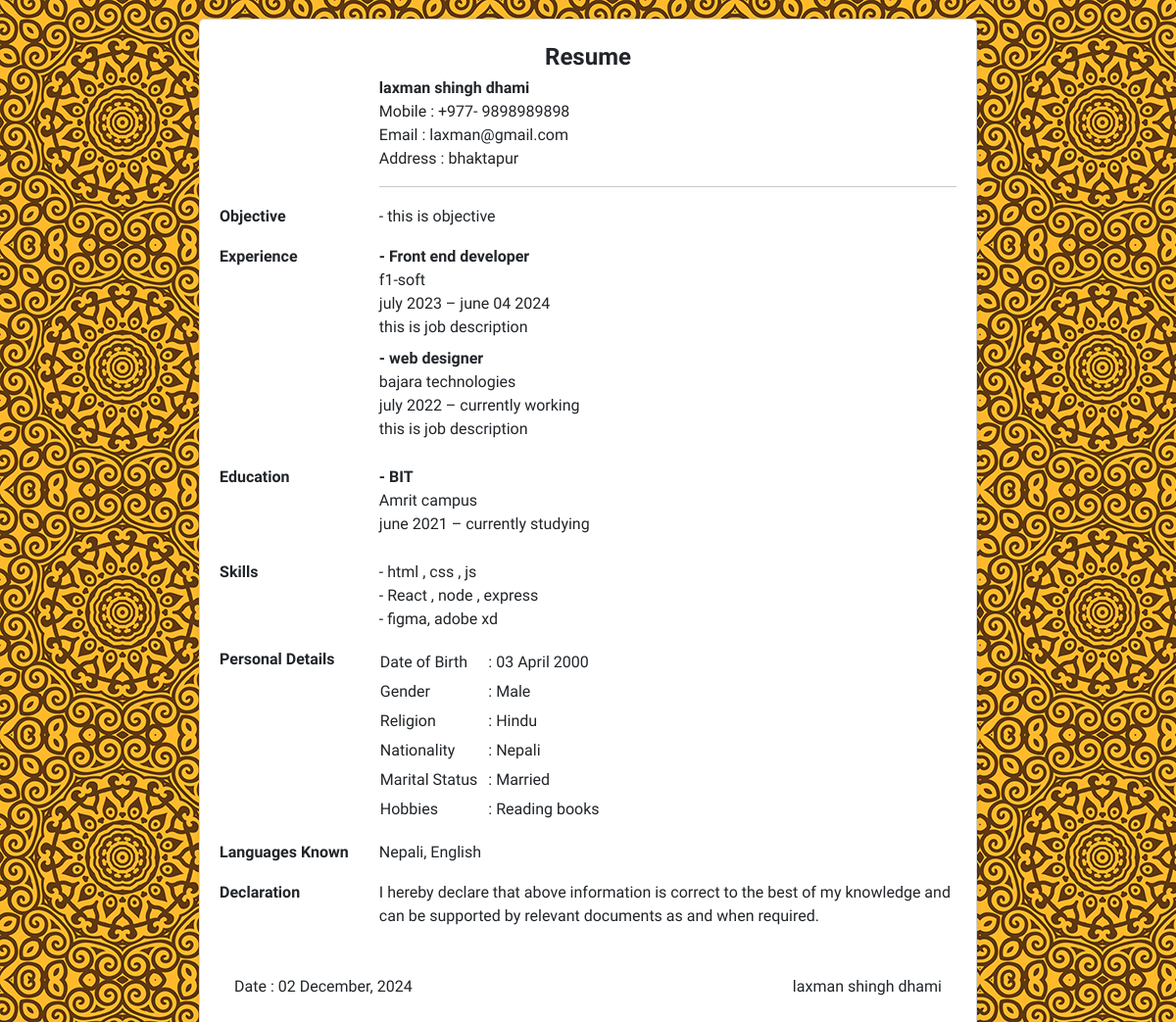
The page /resume.php?resume=S7W7kZ2q54xg1VMD on the database its author committed.
### tables this page shows
CREATE TABLE `resumes` (
  `id` int(11) NOT NULL,
  `user_id` int(11) NOT NULL,
  `full_name` varchar(250) NOT NULL,
  `email_id` varchar(250) NOT NULL,
  `mobile_no` varchar(20) NOT NULL,
  `dob` varchar(20) NOT NULL,
  `gender` varchar(50) NOT NULL,
  `religion` varchar(50) NOT NULL,
  `nationality` varchar(50) NOT NULL,
  `marital_status` varchar(30) NOT NULL,
  `hobbies` varchar(250) NOT NULL,
  `languages` varchar(250) NOT NULL,
  `address` text NOT NULL,
  `objective` text NOT NULL,
  `slug` varchar(250) NOT NULL,
  `updated_at` int(20) NOT NULL,
  `resume_title` varchar(250) NOT NULL,
  `background` varchar(250) NOT NULL DEFAULT '"',
  `font` varchar(250) NOT NULL DEFAULT '''Poppins'', sans-serif'
);

CREATE TABLE `experiences` (
  `id` int(11) NOT NULL,
  `resume_id` int(11) NOT NULL,
  `position` varchar(250) NOT NULL,
  `company` varchar(250) NOT NULL,
  `job_desc` text NOT NULL,
  `started` varchar(250) NOT NULL,
  `ended` varchar(250) NOT NULL
);

CREATE TABLE `educations` (
  `id` int(11) NOT NULL,
  `resume_id` int(11) NOT NULL,
  `course` varchar(250) NOT NULL,
  `institute` varchar(250) NOT NULL,
  `started` varchar(100) NOT NULL,
  `ended` varchar(250) NOT NULL
);

CREATE TABLE `skills` (
  `id` int(11) NOT NULL,
  `resume_id` int(11) NOT NULL,
  `skill` text NOT NULL
);

### resume.php (the view, shortened to what this page needs)
<?php
require 'assets/class/database.class.php';
$slug= $_GET['resume']??'';
$resumes = $db->query("SELECT * FROM resumes WHERE (slug='$slug') ");
$resume = $resumes->fetch_assoc();
$exps = $db->query("SELECT * FROM experiences WHERE (resume_id=".$resume['id'].") ");
$exps = $exps->fetch_all(1);
$edus = $db->query("SELECT * FROM educations WHERE (resume_id=".$resume['id'].") ");
$edus = $edus->fetch_all(1);
$skills = $db->query("SELECT * FROM skills WHERE (resume_id=".$resume['id'].") ");
$skills = $skills->fetch_all(1);
?>
<!DOCTYPE html>
<html lang="en">
<head>
    <link href="https://cdn.jsdelivr.net/npm/bootstrap@5.3.2/dist/css/bootstrap.min.css" rel="stylesheet"
>
    <link rel="stylesheet" href="https://cdn.jsdelivr.net/npm/bootstrap-icons@1.11.0/font/bootstrap-icons.css">
</head>
<body>
<div class="page" style="font-family:<?=$resume['font']?>">
    <div class="subpage">
        <table class="w-100">
            <tbody>
                <tr>
                    <td colspan="2" class="text-center fw-bold fs-4">Resume</td>
                </tr>
                <tr>
                    <td></td>
                    <td class="personal-info zsection">
                        <div class="fw-bold name"><?=$resume['full_name']?></div>
                        <div>Mobile : <span class="mobile">+977- <?=$resume['mobile_no']?></span></div>
                        <div>Email : <span class="email"><?=$resume['email_id']?></span></div>
                        <div>Address : <span class="address"><?=$resume['address']?></span></div>
                        <hr>
                    </td>
                </tr>
                <tr class="objective-section zsection">
                    <td class="fw-bold align-top text-nowrap pr title">Objective</td>
                    <td class="pb-3 objective">
                        <?=$resume['objective']?>
                    </td>
                </tr>
                <tr class="experience-section zsection">
                    <td class="fw-bold align-top text-nowrap pr title">Experience</td>
                    <td class="pb-3 experiences">
                    <?php
if($exps){
 foreach($exps as $exp){
?>
<div class="experience mb-2">
                            <div class="fw-bold">- <span class="job-role"><?=$exp['position']?>
                            </div>
                            <div class="company"><?=$exp['company']?></div>
                            <div><span class="working-from"><?=$exp['started']?></span> – <span class="working-to"><?=$exp['ended']?></span></div>
                            <div class="work-description"><?=$exp['job_desc']?></div>
                        </div>
<?php
                        }
                    }else{
                        ?>
                        <div class="experience mb-2">
                            <div class="company">No experience to show.</div>
                        </div>
                         <?php
                    }
                       ?>
                    </td>
                </tr>
                <tr class="education-section zsection">
                    <td class="fw-bold align-top text-nowrap pr title">Education</td>
                    <td class="pb-3 educations">
 <?php
if($edus){
 foreach($edus as $edu){
?>
 <div class="education mb-2">
                            <div class="fw-bold">- <span class="course"><?=$edu['course']?></span></div>
                            <div class="institute"><?=$edu['institute']?></div>
                            <div><span class="working-from"><?=$edu['started']?></span> – <span class="working-to"><?=$edu['ended']?></span></div>
                        </div>
<?php
                        }
                    }else{
                        ?>
                        <div class="education mb-2">
                            <div class="institute">No education to show.</div>
                        </div>
                         <?php
                    }
                       ?>
                    </td>
                </tr>
                <tr class="skills-section zsection">
                    <td class="fw-bold align-top text-nowrap pr title">Skills</td>
                    <td class="pb-3 skills">
                    <?php
                    if($skills){
                        foreach($skills as $skill){
                            ?>
                        <div class="skill">- <?=$skill['skill']?></div>
                            <?php
                        }
                    }else{
                        ?>
                        <div class="skill">-No skill to show.</div>
                       <?php
                    }
                    ?>
                    </td>
                </tr>
                <tr class="personal-details-section zsection">
                    <td class="fw-bold align-top text-nowrap pr title">Personal Details</td>
                    <td class="pb-3">
                        <table class="pd-table">
                            <tr>
                                <td>Date of Birth</td>
                                <td>: <span class="date-of-birth"><?=date('d F Y',strtotime($resume['dob']))?></span></td>
                            </tr>
                            <tr>
                                <td>Gender</td>
                                <td>: <span class="gender"><?=$resume['gender']?></span></td>
                            </tr>
                            <tr>
                                <td>Religion</td>
                                <td>: <span class="religion"><?=$resume['religion']?></span></td>
                            </tr>
                            <tr>
                                <td>Nationality</td>
                                <td>: <span class="nationality"><?=$resume['nationality']?></span></td>
                            </tr>
                            <tr>
                                <td>Marital Status</td>
                                <td>: <span class="marital-status"><?=$resume['marital_status']?></span></td>
                            </tr>
                            <tr>
                                <td>Hobbies</td>
                                <td>: <span class="hobbies"><?=$resume['hobbies']?></span></td>
                            </tr>
                        </table>
                    </td>
                </tr>
                <tr class="languages-known-section zsection">
                    <td class="fw-bold align-top text-nowrap pr title">Languages Known</td>
                    <td class="pb-3 languages">
                        <?=$resume['languages']?>
                    </td>
                </tr>
                <tr class="declaration-section zsection">
                    <td class="fw-bold align-top text-nowrap pr title">Declaration</td>
                    <td class="pb-5 declaration">
                        I hereby declare that above information is correct to the best of my
                        knowledge and can be supported by relevant documents as and when
                        required.
                    </td>
                </tr>
            </tbody>
        </table>
         <div class="d-flex justify-content-between">
                    <div class="px-3">Date : <?=date('d F, Y ',$resume['updated_at'])?></div>
                    <div class="px-3 name text-end"><?=$resume['full_name']?></div>
                </div>
    </div>
</div>
</body>
</html>

### rows shown on the page
resumes: full_name "laxman shingh dhami", mobile_no "9898989898", email "laxman@gmail.com", address "bhaktapur", objective "- this is objective", dob "03 April 2000", gender "Male", religion "Hindu", nationality "Nepali", marital_status "Married", hobbies "Reading books", languages "Nepali, English", updated_at "02 December, 2024"
experiences: position "Front end developer", company "f1-soft", started "july 2023", ended "june 04 2024", job_desc "this is job description"
experiences: position "web designer", company "bajara technologies", started "july 2022", ended "currently working", job_desc "this is job description"
educations: course "BIT", institute "Amrit campus", started "june 2021", ended "currently studying"
skills: skill "html , css , js"
skills: skill "React , node , express"
skills: skill "figma, adobe xd"
